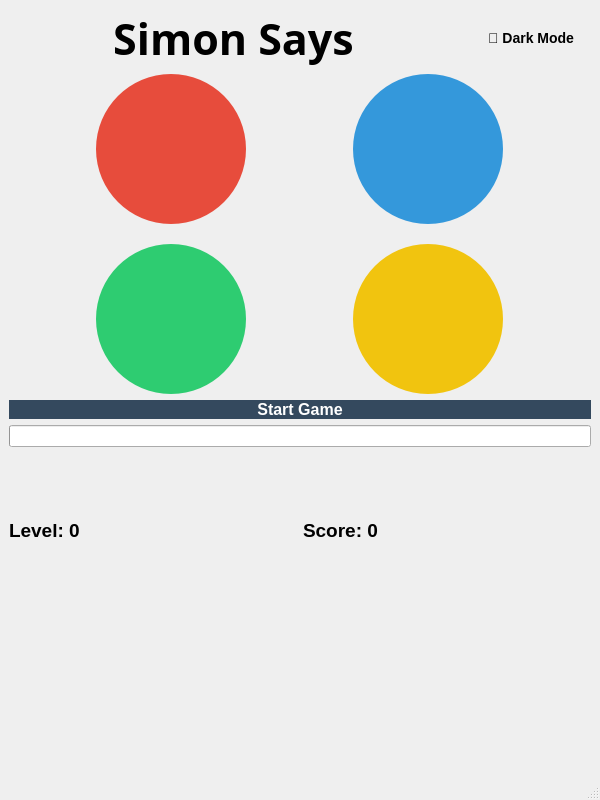
<?xml version="1.0" encoding="UTF-8"?>
<ui version="4.0">
 <class>MainWindow</class>
 <widget class="QMainWindow" name="MainWindow">
  <property name="geometry">
   <rect>
    <x>0</x>
    <y>0</y>
    <width>600</width>
    <height>800</height>
   </rect>
  </property>
  <property name="windowTitle">
   <string>Simon Says</string>
  </property>
  <widget class="QWidget" name="centralwidget">
   <layout class="QVBoxLayout" name="mainLayout">
    <!-- Title & Toggle -->
    <item>
     <layout class="QHBoxLayout" name="titleLayout">
      <item>
       <widget class="QLabel" name="titleLabel">
        <property name="text"><string>Simon Says</string></property>
        <property name="alignment"><set>Qt::AlignCenter</set></property>
        <property name="font">
         <font>
          <family>Sans Serif</family>
          <pointsize>32</pointsize>
          <bold>true</bold>
          <weight>75</weight>
         </font>
        </property>
       </widget>
      </item>
      <item>
       <spacer name="horizontalSpacer">
        <property name="orientation"><enum>Qt::Horizontal</enum></property>
        <property name="sizeType"><enum>QSizePolicy::Expanding</enum></property>
       </spacer>
      </item>
      <item>
       <widget class="QPushButton" name="themeToggle">
        <property name="text"><string>🌙 Dark Mode</string></property>
        <property name="minimumSize"><size><width>120</width><height>30</height></size></property>
        <property name="sizePolicy">
         <sizepolicy hsizetype="Fixed" vsizetype="Fixed">
          <horstretch>0</horstretch><verstretch>0</verstretch>
         </sizepolicy>
        </property>
        <property name="styleSheet"><string notr="true">
QPushButton#themeToggle { background: none; border: none; font: bold 14px; }
QPushButton#themeToggle:hover { color: #2980B9; }
        </string></property>
       </widget>
      </item>
     </layout>
    </item>
    <!-- Button Grid -->
    <item>
     <layout class="QGridLayout" name="gridLayout">
      <property name="horizontalSpacing"><number>20</number></property>
      <property name="verticalSpacing"><number>20</number></property>
      <item row="0" column="0">
       <widget class="QPushButton" name="redButton">
        <property name="minimumSize"><size><width>150</width><height>150</height></size></property>
        <property name="maximumSize"><size><width>150</width><height>150</height></size></property>
        <property name="sizePolicy">
         <sizepolicy hsizetype="Fixed" vsizetype="Fixed">
          <horstretch>0</horstretch><verstretch>0</verstretch>
         </sizepolicy>
        </property>
        <property name="styleSheet"><string notr="true">
border-radius: 75px;
background-color: #E74C3C;
border: none;
font: bold 18px;
        </string></property>
       </widget>
      </item>
      <item row="0" column="1">
       <widget class="QPushButton" name="blueButton">
        <property name="minimumSize"><size><width>150</width><height>150</height></size></property>
        <property name="maximumSize"><size><width>150</width><height>150</height></size></property>
        <property name="sizePolicy">
         <sizepolicy hsizetype="Fixed" vsizetype="Fixed">
          <horstretch>0</horstretch><verstretch>0</verstretch>
         </sizepolicy>
        </property>
        <property name="styleSheet"><string notr="true">
border-radius: 75px;
background-color: #3498DB;
border: none;
font: bold 18px;
        </string></property>
       </widget>
      </item>
      <item row="1" column="0">
       <widget class="QPushButton" name="greenButton">
        <property name="minimumSize"><size><width>150</width><height>150</height></size></property>
        <property name="maximumSize"><size><width>150</width><height>150</height></size></property>
        <property name="sizePolicy">
         <sizepolicy hsizetype="Fixed" vsizetype="Fixed">
          <horstretch>0</horstretch><verstretch>0</verstretch>
         </sizepolicy>
        </property>
        <property name="styleSheet"><string notr="true">
border-radius: 75px;
background-color: #2ECC71;
border: none;
font: bold 18px;
        </string></property>
       </widget>
      </item>
      <item row="1" column="1">
       <widget class="QPushButton" name="yellowButton">
        <property name="minimumSize"><size><width>150</width><height>150</height></size></property>
        <property name="maximumSize"><size><width>150</width><height>150</height></size></property>
        <property name="sizePolicy">
         <sizepolicy hsizetype="Fixed" vsizetype="Fixed">
          <horstretch>0</horstretch><verstretch>0</verstretch>
         </sizepolicy>
        </property>
        <property name="styleSheet"><string notr="true">
border-radius: 75px;
background-color: #F1C40F;
border: none;
font: bold 18px;
        </string></property>
       </widget>
      </item>
     </layout>
    </item>
    <!-- Start, Progress, Level/Score, Status -->
    <item>
     <widget class="QPushButton" name="startButton">
      <property name="text"><string>Start Game</string></property>
      <property name="minimumHeight"><number>50</number></property>
      <property name="styleSheet"><string notr="true">
QPushButton { background-color: #34495E; color: white; border-radius: 10px; font: bold 16px; }
QPushButton:hover { background-color: #5D6D7E; }
      </string></property>
     </widget>
    </item>
    <item>
     <widget class="QProgressBar" name="progressBar">
      <property name="minimumHeight"><number>20</number></property>
      <property name="textVisible"><bool>false</bool></property>
     </widget>
    </item>
    <item>
     <layout class="QHBoxLayout" name="levelScoreLayout">
      <item>
       <widget class="QLabel" name="levelLabel">
        <property name="text"><string>Level: 0</string></property>
        <property name="font"><font><pointsize>14</pointsize><bold>true</bold></font></property>
       </widget>
      </item>
      <item>
       <widget class="QLabel" name="scoreLabel">
        <property name="text"><string>Score: 0</string></property>
        <property name="font"><font><pointsize>14</pointsize><bold>true</bold></font></property>
       </widget>
      </item>
     </layout>
    </item>
    <item>
     <widget class="QLabel" name="statusLabel">
      <property name="text"><string/></property>
      <property name="minimumHeight"><number>30</number></property>
      <property name="alignment"><set>Qt::AlignCenter</set></property>
      <property name="font"><font><pointsize>12</pointsize></font></property>
     </widget>
    </item>
   </layout>
  </widget>
  <widget class="QMenuBar" name="menubar"/>
  <widget class="QStatusBar" name="statusbar"/>
 </widget>
 <resources/>
 <connections/>
</ui>
